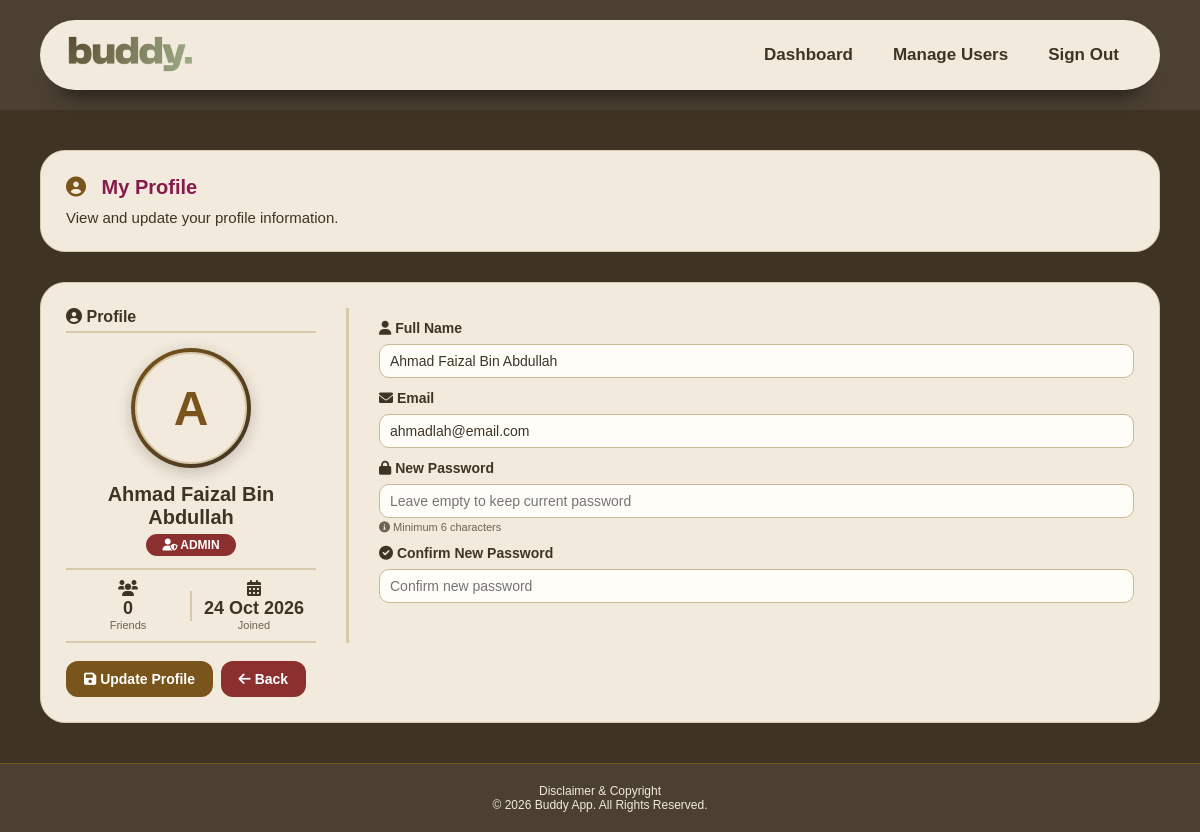
/user/user_profile.php (signed in), run on the app's committed database.
### tables this page shows
CREATE TABLE `users` (
  `user_id` int(11) NOT NULL,
  `full_name` varchar(100) NOT NULL,
  `email` varchar(100) NOT NULL,
  `password` varchar(255) NOT NULL,
  `role` enum('admin','user') NOT NULL DEFAULT 'user'
);

### user/user_profile.php (the view, shortened to what this page needs)
<?php
include "../database/dbconn.php";
$user_id = $_SESSION['user_id'];
$sql = "SELECT * FROM users WHERE user_id = ?";
$stmt = mysqli_prepare($conn, $sql);
mysqli_stmt_bind_param($stmt, "i", $user_id);
mysqli_stmt_execute($stmt);
$result = mysqli_stmt_get_result($stmt);
$user = mysqli_fetch_assoc($result);
$friend_count_sql = "SELECT COUNT(*) AS total FROM friends WHERE user_id = ?";
$friend_stmt = mysqli_prepare($conn, $friend_count_sql);
mysqli_stmt_bind_param($friend_stmt, "i", $user_id);
mysqli_stmt_execute($friend_stmt);
$friend_result = mysqli_stmt_get_result($friend_stmt);
$friend_count = mysqli_fetch_assoc($friend_result)['total'];
?>
<!DOCTYPE html>
<html lang="en">
<head>
    <link rel="stylesheet" href="../assets/css/style.css?v=9">
    <link rel="stylesheet" href="https://cdnjs.cloudflare.com/ajax/libs/font-awesome/6.0.0/css/all.min.css">
</head>
<body class="dashboard-body">
    <?php include "../header.php"; ?>
    <main class="dashboard-main">
        <section class="welcome-box">
            <h1><i class="fas fa-user-circle"></i> My Profile</h1>
            <p>View and update your profile information.</p>
        </section>
        <section class="form-section-wide">
            <form action="user_profile.php" method="post" class="admin-form">
                <div class="form-two-column">
                    <div class="form-left">
                        <h3><i class="fas fa-user-circle"></i> Profile</h3>
                        <hr>
                        <div class="photo-container">
                            <div class="profile-avatar-frame">
                                <?php
                                $initial = strtoupper(substr($user['full_name'], 0, 1));
                                ?>
                                <span class="avatar-initial"><?php echo $initial; ?></span>
                            </div>
                        </div>
                        <div class="profile-info-left">
                            <h2><?php echo htmlspecialchars($user['full_name']); ?></h2>
                            <span class="role-badge <?php echo $user['role']; ?>">
                                <i class="fas fa-user-shield"></i> <?php echo strtoupper($user['role']); ?>
                            </span>
                            <div class="profile-stats-mini">
                                <div class="stat-mini">
                                    <i class="fas fa-users"></i>
                                    <span class="stat-num"><?php echo $friend_count; ?></span>
                                    <span class="stat-lbl">Friends</span>
                                </div>
                                <div class="stat-divider-mini"></div>
                                <div class="stat-mini">
                                    <i class="fas fa-calendar-alt"></i>
                                    <span class="stat-num"><?php echo date('d M Y', strtotime($user['created_at'] ?? 'now')); ?></span>
                                    <span class="stat-lbl">Joined</span>
                                </div>
                            </div>
                        </div>
                    </div>
                    <div class="vertical-divider"></div>
                    <div class="form-right">
                        <div class="form-row-single">
                            <label><i class="fas fa-user"></i> Full Name </label>
                            <input type="text" name="full_name" value="<?php echo htmlspecialchars($user['full_name']); ?>" required>
                        </div>
                        <div class="form-row-single">
                            <label><i class="fas fa-envelope"></i> Email </label>
                            <input type="email" name="email" value="<?php echo htmlspecialchars($user['email']); ?>" required>
                        </div>
                        <div class="form-row-single">
                            <label><i class="fas fa-lock"></i> New Password</label>
                            <input type="password" name="new_password" placeholder="Leave empty to keep current password">
                            <small><i class="fas fa-info-circle"></i> Minimum 6 characters</small>
                        </div>
                        <div class="form-row-single">
                            <label><i class="fas fa-check-circle"></i> Confirm New Password</label>
                            <input type="password" name="confirm_password" placeholder="Confirm new password">
                        </div>
                    </div>
                </div>
                <button type="submit" name="update_profile"><i class="fas fa-save"></i> Update Profile</button>
                <a class="back-btn" href="user_dashboard.php"><i class="fas fa-arrow-left"></i> Back</a>
            </form>
        </section>
    </main>
    <?php include "../footer.php"; ?>
</html>

### assets/css/style.css (style rules this page uses)
* { margin: 0; padding: 0; box-sizing: border-box; font-family: Arial, Helvetica, sans-serif; }
html, body { height: 100%; scrollbar-width: none; -ms-overflow-style: none; }
body { min-height: 100vh; background-color: #3f3424; }
.dashboard-body { background-color: #3f3424; min-height: 100vh; display: flex; flex-direction: column; }
.dashboard-main { padding: 40px; flex: 1; }
.welcome-box { background-color: #f2eadc; padding: 25px; border-radius: 25px; margin-bottom: 30px; color: #3f3424; border: 1px solid #d8c9aa; }
.welcome-box h1 { font-size: 20px; color: #861a4c; }
.welcome-box p { font-size: 15px; margin-top: 10px; }
.welcome-box h1 i { color: #7a551b; margin-right: 10px; }
.back-btn { display: inline-block; text-decoration: none; background-color: #8b2f2f; color: #ffffff; padding: 10px 18px; border-radius: 12px; font-weight: bold; margin-left: 3px; font-size: 14px; }
.admin-form label { display: block; font-weight: bold; margin-top: 12px; }
.admin-form input, .admin-form select { width: 100%; padding: 9px; margin-top: 5px; border-radius: 10px; border: 1px solid #c9b996; background-color: #fffdf8; color: #3f3424; }
.admin-form button { margin-top: 18px; background-color: #7a551b; color: #ffffff; border: none; padding: 10px 18px; border-radius: 12px; font-weight: bold; font-size: 14px; cursor: pointer; }
.form-section-wide { background-color: #f2eadc; padding: 25px; border-radius: 25px; color: #3f3424; border: 1px solid #d8c9aa; width: 100%; max-width: 100%; }
.form-two-column { display: flex; gap: 30px; }
.form-left { flex: 0 0 250px; }
.form-right { flex: 1; }
.vertical-divider { width: 3px; background-color: #d8c9aa; flex-shrink: 0; align-self: stretch; }
.form-left h3 { color: #3f3424; font-size: 16px; margin-top: 0; }
.form-left hr { border: none; border-top: 2px solid #d8c9aa; margin: 5px 0 15px 0; }
.photo-container { text-align: center; margin: 10px 0; }
.form-row-single { margin-bottom: 12px; }
.form-row-single label { display: block; font-weight: bold; color: #3f3424; margin-bottom: 3px; font-size: 14px; }
.form-row-single input, .form-row-single select { width: 100%; padding: 8px 10px; border-radius: 10px; border: 1px solid #c9b996; background-color: #fffdf8; color: #3f3424; font-size: 14px; }
.form-row-single small { display: block; font-size: 11px; color: #6f6252; margin-top: 3px; }
.profile-avatar-frame { width: 120px; height: 120px; border-radius: 50%; background: linear-gradient(135deg, #7a551b, #3f3424); display: flex; align-items: center; justify-content: center; margin: 0 auto; padding: 4px; box-shadow: 0 4px 15px rgba(0,0,0,0.2); }
.avatar-initial { width: 100%; height: 100%; border-radius: 50%; background: #f2eadc; display: flex; align-items: center; justify-content: center; font-size: 48px; font-weight: bold; color: #7a551b; text-transform: uppercase; border: 2px solid #d8c9aa; }
.profile-info-left { text-align: center; margin-top: 15px; }
.profile-info-left h2 { color: #3f3424; font-size: 20px; margin: 0 0 5px 0; }
.profile-info-left .role-badge { display: inline-block; padding: 4px 16px; border-radius: 20px; font-size: 12px; font-weight: bold; text-transform: uppercase; }
.profile-info-left .role-badge.admin { background-color: #8b2f2f; color: #ffffff; }
.profile-stats-mini { display: flex; justify-content: center; align-items: center; padding: 10px 0; margin-top: 12px; border-top: 2px solid #d8c9aa; border-bottom: 2px solid #d8c9aa; }
.stat-mini { text-align: center; flex: 1; }
.stat-mini .stat-num { display: block; font-size: 18px; font-weight: bold; color: #3f3424; }
.stat-mini .stat-lbl { display: block; font-size: 11px; color: #6f6252; }
.stat-divider-mini { width: 2px; height: 30px; background: #d8c9aa; }
.form-left .photo-container { margin-bottom: 0; }

### data on the page
users: full_name "A", full_name "Ahmad Faizal Bin Abdullah", role "ADMIN", email "ahmadlah@email.com"

### other printed values
$friend_count "0"
date('d M Y', strtotime($user['created_at'] ?? 'now')) "24 Oct 2026"
